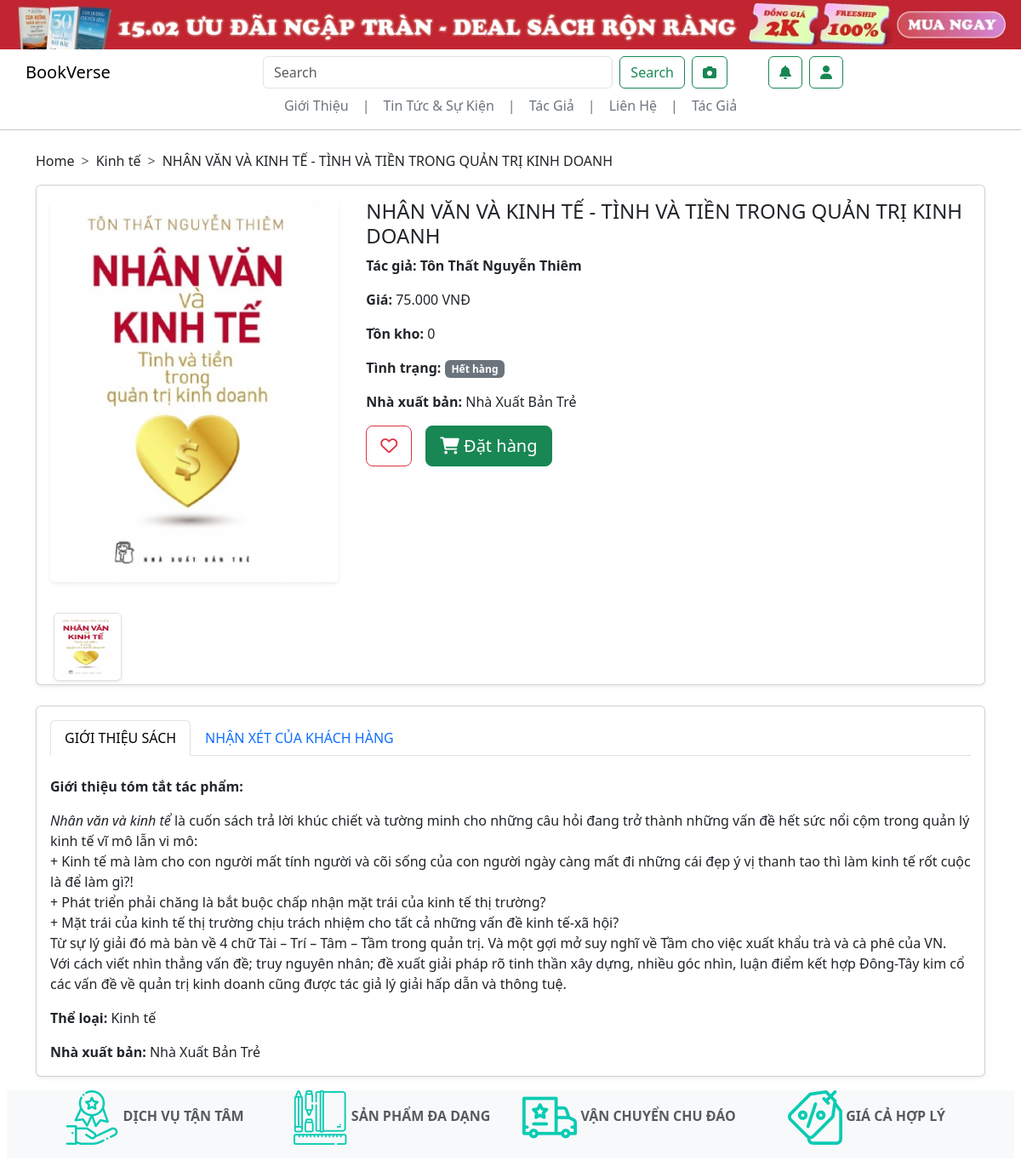
Page /chi_tiet/32 on the committed database.
### tables this page shows
CREATE TABLE `book` (
  `Book_id` int(11) NOT NULL AUTO_INCREMENT,
  `User_id` int(11) NOT NULL,
  `Author_id` int(11) DEFAULT NULL,
  `Category_id` int(11) DEFAULT NULL,
  `quantity` int(10) NOT NULL,
  `Date_added` date DEFAULT NULL,
  `Status_id` int(11) DEFAULT 1,
  PRIMARY KEY (`Book_id`),
  KEY `Author_id` (`Author_id`),
  KEY `Category_id` (`Category_id`),
  KEY `Status_id` (`Status_id`),
  CONSTRAINT `book_ibfk_1` FOREIGN KEY (`Author_id`) REFERENCES `author` (`Author_id`),
  CONSTRAINT `book_ibfk_2` FOREIGN KEY (`Category_id`) REFERENCES `category` (`Category_id`),
  CONSTRAINT `book_ibfk_3` FOREIGN KEY (`Status_id`) REFERENCES `bookstatus` (`Status_id`)
);

CREATE TABLE `category` (
  `Category_id` int(11) NOT NULL AUTO_INCREMENT,
  `Category_name` varchar(255) DEFAULT NULL,
  `Category_type` varchar(255) NOT NULL,
  PRIMARY KEY (`Category_id`)
);

CREATE TABLE `bookdetail` (
  `id` int(11) NOT NULL AUTO_INCREMENT,
  `Title` text NOT NULL,
  `Description` text DEFAULT NULL,
  `Price` int(11) NOT NULL,
  PRIMARY KEY (`id`),
  CONSTRAINT `bookdetail_ibfk_1` FOREIGN KEY (`id`) REFERENCES `book` (`Book_id`)
);

CREATE TABLE `author` (
  `Author_id` int(11) NOT NULL AUTO_INCREMENT,
  `Name` varchar(255) DEFAULT NULL,
  `Biography` text DEFAULT NULL,
  `Date_of_Birth` date DEFAULT NULL,
  `Nationality` int(1) DEFAULT NULL,
  `Img_Author` varchar(255) DEFAULT NULL,
  `Author_Status` int(1) NOT NULL DEFAULT 1,
  PRIMARY KEY (`Author_id`),
  KEY `fk_author_nationality` (`Nationality`),
  CONSTRAINT `fk_author_nationality` FOREIGN KEY (`Nationality`) REFERENCES `countries` (`id`) ON DELETE SET NULL ON UPDATE CASCADE
);

CREATE TABLE `bookstatus` (
  `Status_id` int(11) NOT NULL AUTO_INCREMENT,
  `Status_name` varchar(50) DEFAULT NULL,
  PRIMARY KEY (`Status_id`)
);

CREATE TABLE `user` (
  `User_id` int(11) NOT NULL AUTO_INCREMENT,
  `Full_Name` varchar(100) DEFAULT NULL,
  `Phone_Number` varchar(10) DEFAULT NULL,
  `Pass_Word` varchar(255) DEFAULT NULL,
  `Email` varchar(100) DEFAULT NULL,
  `Role_id` int(11) DEFAULT 0,
  `Status` int(11) DEFAULT 1,
  PRIMARY KEY (`User_id`),
  UNIQUE KEY `Email` (`Email`),
  KEY `Role_id` (`Role_id`),
  KEY `user_ibfk_2` (`Status`),
  CONSTRAINT `user_ibfk_1` FOREIGN KEY (`Role_id`) REFERENCES `role` (`Role_id`),
  CONSTRAINT `user_ibfk_2` FOREIGN KEY (`Status`) REFERENCES `userstatus` (`id`)
);

### src/controllers/chi_tiet.php (called while the page is built, shortened)
<?php
class Chi_tiet extends Controller
{
    public $ProductModel;
    private $FavouriteModel;
    public function __construct()
    {
        $this->ProductModel = $this->model("ProductModel");
        $this->FavouriteModel = $this->model("FavouriteModel");
    }
    public function default($id)
    {
        $getBook = $this->ProductModel->getBook($id);
        $User_id = isset($_SESSION['user_Info'][0]) ? $_SESSION['user_Info'][0] : null;
        $checkFavourite = $this->FavouriteModel->checkFavourite($User_id, $id);
        $this->view("single_layout", [
            "Page" => "products/book_detail",
            "Title" => "Chi Tiết Sản Phẩm",
            "Book" => $getBook,
            "checkFavourite" => $checkFavourite,
        ]);
    }
}
?>

### src/core/App.php (called while the page is built, shortened)
<?php
class App
{
    protected $action = "default";
    function __construct()
    {
        $arr = $this->UrlProcess();
        if (!empty($arr) && file_exists("./src/controllers/" . $arr[0] . ".php")) {
            unset($arr[0]);
        } else {
            $this->setErrorController();
        }
        $this->controller = new $this->controller;
        if (isset($arr[1]) && method_exists($this->controller, $arr[1])) {
            $this->action = $arr[1];
            unset($arr[1]);
        } elseif (isset($arr[1])) {
            array_unshift($arr, $arr[1]);
            $this->action = "default";
            unset($arr[1]);
        }
        $this->params = array_values($arr) ?: [];
        try {
            call_user_func_array([$this->controller, $this->action], $this->params);
        } catch (ArgumentCountError $e) {
            $this->setErrorController();
            call_user_func_array([$this->controller, "default"], []);
        }
    }
    function UrlProcess()
    {
        if (isset($_GET["url"])) {
            $url = filter_var(trim($_GET["url"], "/"));
            $segments = explode("/", $url);
            $filteredSegments = [];
            foreach ($segments as $segment) {
                if (empty($filteredSegments) || end($filteredSegments) !== $segment) {
                    $filteredSegments[] = $segment;
                }
            }
            return $filteredSegments;
        }
        return [];
    }
}

### index.php (called while the page is built, shortened)
<?php
$myApp = new App();
?>

### src/core/DB.php (called while the page is built, shortened)
<?php
class DB
{
    protected $servername = host_name;
    protected $username = db_user;
    protected $password = db_password;
    protected $dbname = db_name;
    function __construct()
    {
        $this->conn = mysqli_connect($this->servername, $this->username, $this->password, $this->dbname);
    }
}
?>

### src/models/ProductModel.php (called while the page is built, shortened)
<?php
class ProductModel extends DB
{
    function getBook($id)
    {
        $updateSql = "UPDATE book SET Status_id = 2 WHERE quantity = 0";
        $this->conn->query($updateSql);
        $sql = "
            SELECT
                b.Book_id,
                bd.Title,  -- Lấy Title từ bảng bookdetail
                a.Name AS Author_Name,
                b.Author_id,
                b.User_id,
                bd.Description,  -- Lấy Description từ bảng bookdetail
                bd.Price,  -- Lấy Price từ bảng bookdetail
                b.Date_added,  -- Lấy Date_added từ bảng bookdetail
                bs.Status_name AS Status,
                bs.Status_id AS Status_id,
                c.Category_name AS Category_name,
                c.Category_type AS Category_type,
                u.Full_Name,
                b.User_id,
                b.quantity AS Quantity,
                (SELECT GROUP_CONCAT(Image_URL) FROM BookImages WHERE Book_id = b.Book_id) AS Images
            FROM Book b
            INNER JOIN Author a ON b.Author_id = a.Author_id
            INNER JOIN Category c ON b.Category_id = c.Category_id
            LEFT JOIN BookStatus bs ON b.Status_id = bs.Status_id
            LEFT JOIN user u ON b.user_id = u.user_id  -- JOIN với bảng Publishers
            INNER JOIN BookDetail bd ON b.Book_id = bd.id  -- JOIN với bảng bookdetail để lấy Title, Description, Price, Date_added
            WHERE b.Book_id = ?
            LIMIT 1;
        ";
        $stmt = $this->conn->prepare($sql);
        $stmt->bind_param("i", $id);
        $stmt->execute();
        $result = $stmt->get_result();
        $book = $result->fetch_assoc();
        if ($book) {
            $book['Images'] = $book['Images'] ? explode(",", $book['Images']) : [];
        }
        return $book;
    }
}
?>

### src/views/pages/products/book_detail.php (the view, shortened to what this page needs)
<?php
$book = $data["Book"];
$checkFavourite = $data["checkFavourite"];
?>
<div class="container mt-4">
    <nav style="--bs-breadcrumb-divider: '>';" aria-label="breadcrumb">
        <ol class="breadcrumb">
            <li class="breadcrumb-item">
                <a href="<?= APP_PATH ?>/home"
                    class="link-offset-2 link-underline link-underline-opacity-0 text-dark">Home</a>
            </li>
            <li class="breadcrumb-item active" aria-current="page">
                <a href="<?= APP_PATH ?>/danh_muc/<?= $book["Category_type"] ?>"
                    class="link-offset-2 link-underline link-underline-opacity-0 text-dark"><?= $book["Category_name"] ?></a>
            </li>
            <li class="breadcrumb-item active" aria-current="page">
                <a class="link-offset-2 link-underline link-underline-opacity-0 text-dark"><?= $book['Title']; ?></a>
            </li>
        </ol>
    </nav>
    <div class="card shadow-sm">
        <div class="row g-0">
            <div class="col-md-4 text-center d-flex align-items-center justify-content-center p-3">
                <?php if (!empty($book["Images"])):
                    $firstImage = $book["Images"][0]; ?>
                    <img id="mainImage" src="<?= $this->image_books($book["Category_type"], $firstImage); ?>"
                        class="img-fluid rounded shadow-sm" alt="<?= $book['Title']; ?>"
                        style="width: 100%; max-width: 400px; height: 450px; object-fit: contain;">
                <?php else: ?>
                    <p>Không có hình ảnh cho sách này.</p>
                <?php endif; ?>
            </div>
            <div class="col-md-8">
                <div class="card-body">
                    <h4 class="card-title"><?= $book['Title']; ?></h4>
                    <p class="card-text"><strong>Tác giả:</strong>
                        <a href="<?= APP_PATH ?>/tac_gia/<?= $book["Author_id"] ?>"
                            class="text-decoration-none text-primary fw-bold text-dark link-offset-2 link-underline link-underline-opacity-0">
                            <?= $book["Author_Name"]; ?>
                        </a>
                    </p>
                    <p class="card-text"><strong>Giá:</strong>
                        <?= number_format($book['Price'], 0, ',', '.'); ?> VNĐ
                    </p>
                    <p class="card-text"><strong>Tồn kho:</strong>
                        <?= $book["Quantity"] ?>
                    </p>
                    <p class="card-text">
                        <strong>Tình trạng:</strong>
                        <span class="badge
                    <?php
                    switch ($book['Status_id']) {
                        case 2:
                            echo 'bg-secondary';
                            break;
                    }
                    ?>">
                            <?= $book['Status']; ?>
                        </span>
                    </p>
                    <p class="card-text"><strong>Nhà xuất bản:</strong>
                        <?= $book['Full_Name']; ?>
                    </p>
                    <div class="mt-3 d-flex align-items-center">
                        <form action="" method="POST">
                            <button id="favoriteButton" class="btn btn-outline-danger btn-lg me-3" name="addFavorite">
                                <i id="heartIcon"
                                    class="<?= ($checkFavourite == 1) ? 'fas fa-heart' : 'far fa-heart'; ?>"></i>
                            </button>
                        </form>
                        <form action="" method="POST">
                            <button type="submit" class="btn btn-success btn-lg" name="addBookCart">
                                <i class="fas fa-shopping-cart"></i> Đặt hàng
                            </button>
                        </form>
                    </div>
                </div>
            </div>
        </div>
        <div class="d-flex flex-wrap mt-3 px-3">
            <?php if (count($book["Images"]) > 4): ?>
                <div id="imageCarousel" class="carousel slide" data-bs-ride="carousel">
                    <div class="carousel-inner">
                        <?php
                        $first = true;
                        foreach ($book["Images"] as $image): ?>
                            <div class="carousel-item <?= $first ? 'active' : ''; ?>">
                                <img src="<?= $this->image_books($book["Category_type"], $image); ?>"
                                    class="d-block w-100 img-thumbnail shadow-sm" alt="<?= $book['Title']; ?>"
                                    style="height: 80px; object-fit: cover;">
                            </div>
                            <?php $first = false; ?>
                        <?php endforeach; ?>
                    </div>
                </div>
            <?php else: ?>
                <?php foreach ($book["Images"] as $image): ?>
                    <div class="p-1">
                        <img src="<?= $this->image_books($book["Category_type"], $image); ?>" class="img-thumbnail shadow-sm"
                            alt="<?= $book['Title']; ?>" style="width: 80px; height: 80px; cursor: pointer;"
                            onclick="changeImage('<?= $this->image_books($book["Category_type"], $image); ?>')">
                    </div>
                <?php endforeach; ?>
            <?php endif; ?>
        </div>
    </div>
</div>
<div class="container mt-4">
    <div class="card shadow-sm">
        <div class="card-body">
            <nav>
                <div class="nav nav-tabs" id="nav-tab" role="tablist">
                    <button class="nav-link active" id="nav-info-tab" data-bs-toggle="tab" data-bs-target="#nav-info"
                        type="button" role="tab" aria-controls="nav-info" aria-selected="true">
                        GIỚI THIỆU SÁCH
                    </button>
                    <button class="nav-link" id="nav-orders-tab" data-bs-toggle="tab" data-bs-target="#nav-orders"
                        type="button" role="tab" aria-controls="nav-orders" aria-selected="false">
                        NHẬN XÉT CỦA KHÁCH HÀNG
                    </button>
                </div>
            </nav>
            <div class="tab-content" id="nav-tabContent">
                <br>
                <div class="tab-pane fade show active" id="nav-info" role="tabpanel" aria-labelledby="nav-info-tab"
                    tabindex="0">
                    <p class="card-text"><strong>Giới thiệu tóm tắt tác phẩm:</strong>
                        <?= $book['Description']; ?>
                    </p>
                    <p class="card-text"><strong>Thể loại:</strong>
                        <?= $book['Category_name']; ?>
                    </p>
                    <p class="card-text"><strong>Nhà xuất bản:</strong>
                        <?= $book['Full_Name']; ?>
                    </p>
                </div>
            </div>
        </div>
    </div>
</div>
</div>

### rows in the picture
book: Category.Category_name "Kinh tế", bookdetail.Title "NHÂN VĂN VÀ KINH TẾ - TÌNH VÀ TIỀN TRONG QUẢN TRỊ KINH DOANH", Category.Category_type (picture), Author.Name "Tôn Thất Nguyễn Thiêm", bookdetail.Price "75.000", quantity "0", Status.Status_name "Hết hàng", User.Full_Name "Nhà Xuất Bản Trẻ", bookdetail.Description "Nhân văn và kinh tể là cuốn sách trả lời khúc chiết và tường minh cho những câu hỏi đang trở thành những vấn đề hết sức nổi cộm trong quản lý kinh tế vĩ mô lẫn vi mô: + Kinh tế mà làm cho con người mất tính người và cõi sống của con người ngày càng mất đi những cái đẹp ý vị thanh tao thì làm kinh tế rốt cuộc là để làm gì?! + Phát triển phải chăng là bắt buộc chấp nhận mặt trái của kinh tế thị trường? + Mặt trái của kinh tế thị trường chịu trách nhiệm cho tất cả những vấn đề kinh tế-xã hội? Từ sự lý giải đó mà bàn về 4 chữ Tài – Trí – Tâm – Tầm trong quản trị. Và một gợi mở suy nghĩ về Tầm cho việc xuất khẩu trà và cà phê của VN. Với cách viết nhìn thẳng vấn đề; truy nguyên nhân; đề xuất…"

### other values in the picture
ltrim(APP_PATH, '/') "BookVerse"
$policy[0] "DỊCH VỤ TẬN TÂM"
$policy[0] "SẢN PHẨM ĐA DẠNG"
$policy[0] "VẬN CHUYỂN CHU ĐÁO"
$policy[0] "GIÁ CẢ HỢP LÝ"
